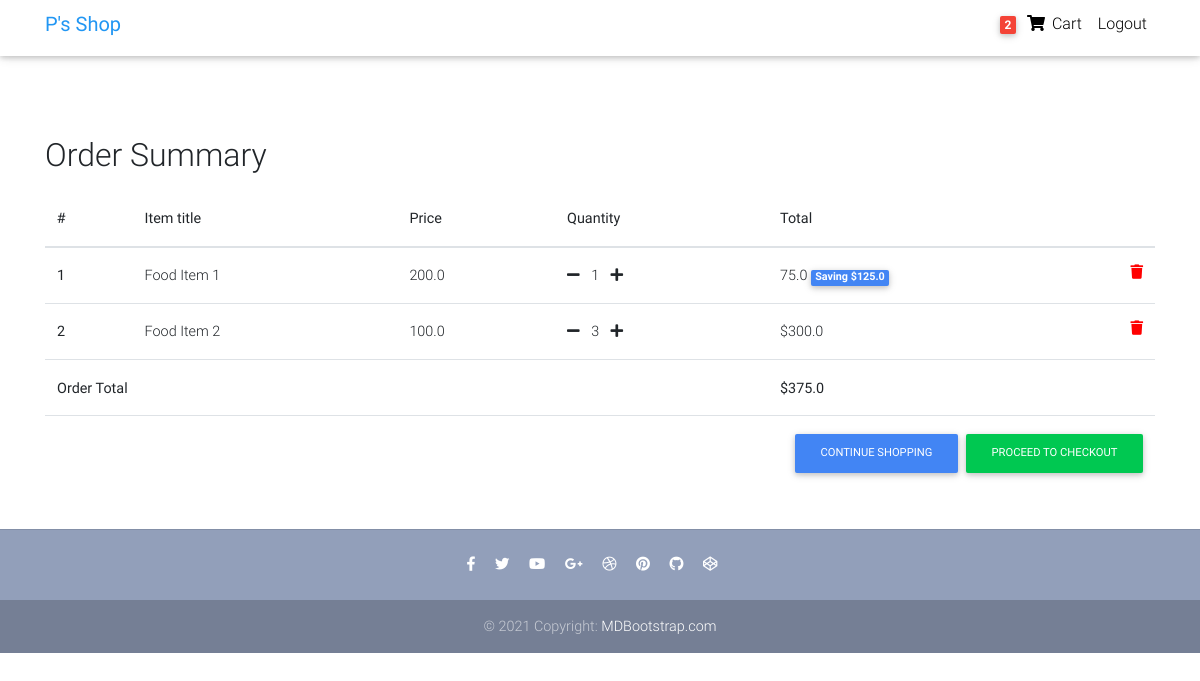
The app's page /order/order-summary/ (signed in) with its own data.
### Order/models.py (models this page shows, shortened)
class Order(models.Model):
    user = models.ForeignKey(settings.AUTH_USER_MODEL, on_delete=models.CASCADE)
    items = models.ManyToManyField(OrderItem)
    start_date = models.DateTimeField(auto_now_add=True)
    ordered_date = models.DateTimeField()
    ordered = models.BooleanField(default=False)
    def get_total(self):
        total = 0
        for order_item in self.items.all():
            total += order_item.get_final_price()
        return total

class OrderItem(models.Model):
    user = models.ForeignKey(settings.AUTH_USER_MODEL,
                                on_delete=models.CASCADE)
    ordered = models.BooleanField(default=False)
    item = models.ForeignKey(Item, on_delete=models.CASCADE)
    quantity = models.IntegerField(default=1)
    def get_total_item_price(self):
        return self.quantity * self.item.price
    def get_total_discount_price(self):
        return self.quantity * self.item.discount_price
    def get_amount_saved(self):
        return self.get_total_item_price() - self.get_total_discount_price()
    def get_final_price(self):
        if self.item.discount_price:
            return self.get_total_discount_price()
        else:
            return self.get_total_item_price()

class Item(models.Model):
    title = models.CharField(max_length=100)
    price = models.FloatField()
    discount_price = models.FloatField(blank=True, null=True)
    category = models.CharField(choices=CATEGORY_CHOICES, max_length=2)
    label =  models.CharField(choices=LABEL_CHOICES, max_length=1)
    slug = models.SlugField()
    description = models.TextField()

### Order/views.py (the view)
# urls.py: path('order-summary/', OrderSummaryView.as_view(), name="order_summary"),
class OrderSummaryView(LoginRequiredMixin, View):
    def get(self, *args, **kwargs):
        try:
            order = Order.objects.get(user=self.request.user, ordered=False)
            context = {
                "object": order,
            }
            return render(self.request, 'Order/order_summary.html', context)
        except ObjectDoesNotExist:
            messages.error(self.request, "You do not have an active order")
            return redirect("/")

### Order/templatetags/cart_template_tags.py (called while the page is built)
@register.filter
def cart_item_count(user):
    if user.is_authenticated:
        qs = Order.objects.filter(user=user, ordered=False)
        if qs.exists():
            return qs[0].items.count()
    return 0

### Order/templates/Order/order_summary.html (shortened to what this page needs)
{% load static %}
{% load cart_template_tags %}
<!DOCTYPE html>
<html lang="en">
<head>
  <link rel="stylesheet" href="https://use.fontawesome.com/releases/v5.11.2/css/all.css">
  <link href="{% static 'Order/css/bootstrap.min.css' %}" rel="stylesheet">
  <link href="{% static 'Order/css/mdb.min.css' %}" rel="stylesheet">
  <link href="{% static 'Order/css/style.min.css' %}" rel="stylesheet">
</head>
<body>
  <nav class="navbar fixed-top navbar-expand-lg navbar-light white scrolling-navbar pt-lg-1">
    <div class="container">
      <a class="navbar-brand waves-effect" href="https://mdbootstrap.com/docs/jquery/" target="_self">
        <strong class="blue-text">P's Shop</strong>
      </a>
      <div class="collapse navbar-collapse" id="navbarSupportedContent">
        <ul class="navbar-nav nav-flex-icons">
          {% if request.user.is_authenticated %}
          <li class="nav-item">
            <a class="nav-link waves-effect">
              <span class="badge red z-depth-1 mr-1"> {{request.user|cart_item_count }} </span>
              <i class="fas fa-shopping-cart"></i>
              <span class="clearfix d-none d-sm-inline-block"> Cart </span>
            </a>
          </li>
          <li class="nav-item">
            <a class="nav-link waves-effect" href="{% url 'logout' %}">
              <span class="clearfix d-none d-sm-inline-block">Logout</span>
            </a>
          </li>
          {% endif %}
        </ul>
      </div>
    </div>
  </nav>
  <div class="mt-5 pt-3">
  </div>
  <main>
    <div class="container mt-lg-5">
        <div class="table-responsive text-nowrap">
        <h2 class="mt-4">Order Summary</h2>
        <table class="table mt-lg-3">
            <thead>
                <tr>
                    <th scope="col">#</th>
                    <th scope="col">Item title</th>
                    <th scope="col">Price</th>
                    <th scope="col">Quantity</th>
                    <th scope="col">Total</th>
                </tr>
            </thead>
            <tbody>
            {% for order_item in object.items.all %}
                <tr>
                    <th scope="row">{{ forloop.counter }}</th>
                    <td>{{ order_item.item.title }}</td>
                    <td>{{ order_item.item.price }}</td>
                    <td>
                        <a href="{% url 'remove_single_item_from_cart' order_item.item.slug %}"><i class="fas fa-minus mr-2"></i></a>
                        {{ order_item.quantity }}
                        <a href="{% url 'add_to_cart' order_item.item.slug %}"><i class="fas fa-plus ml-2"></i></a>
                    </td>
                    <td>
                        {% if order_item.item.discount_price %}
                            {{ order_item.get_total_discount_price }}
                            <span class="badge badge-primary">Saving ${{ order_item.get_amount_saved }}</span>
                        {% else %}
                            ${{ order_item.get_total_item_price }}
                        {% endif %}
                        <a style="color: red;" href="{% url 'remove_from_cart' order_item.item.slug %}"><i class="fas fa-trash float-right"></i></a>
                    </td>
                </tr>
             {% endfor %}
             {% if object.get_total %}
             <tr>
                 <td colspan="4"><b>Order Total</b></td>
                <td><strong>${{ object.get_total}}</strong></td>
            </tr>
            <tr>
                <td colspan="5">
                    <a style="float: right;" class="btn btn-success ml-2 btn-md" href="#">Proceed to Checkout</a>
                    <a style="float: right;" class="btn btn-primary  btn-md" href="{% url 'item_list' %}">Continue Shopping</a>
                </td>
           </tr>
           {% endif %}
            </tbody>
        </table>
        </div>
    </div>
  </main>
  <footer class="page-footer text-center font-small mt-2 wow fadeIn">
    <hr class="my-4">
    <div class="pb-4">
      <a href="https://www.facebook.com/mdbootstrap" target="_blank">
        <i class="fab fa-facebook-f mr-3"></i>
      </a>
      <a href="https://twitter.com/MDBootstrap" target="_blank">
        <i class="fab fa-twitter mr-3"></i>
      </a>
      <a href="https://www.youtube.com/watch?v=7MUISDJ5ZZ4" target="_blank">
        <i class="fab fa-youtube mr-3"></i>
      </a>
      <a href="https://plus.google.com/u/0/b/107863090883699620484" target="_blank">
        <i class="fab fa-google-plus-g mr-3"></i>
      </a>
      <a href="https://dribbble.com/mdbootstrap" target="_blank">
        <i class="fab fa-dribbble mr-3"></i>
      </a>
      <a href="https://pinterest.com/mdbootstrap" target="_blank">
        <i class="fab fa-pinterest mr-3"></i>
      </a>
      <a href="https://github.com/mdbootstrap/bootstrap-material-design" target="_blank">
        <i class="fab fa-github mr-3"></i>
      </a>
      <a href="http://codepen.io/mdbootstrap/" target="_blank">
        <i class="fab fa-codepen mr-3"></i>
      </a>
    </div>
    <div class="footer-copyright py-3">
      © 2021 Copyright:
      <a href="https://mdbootstrap.com/education/bootstrap/" target="_blank"> MDBootstrap.com </a>
    </div>
  </footer>
</body>
</html>

### Order/templates/Order/order_summary.html (style rules this page uses)
html, body, header, .carousel { height: 60vh; }

### records on screen
OrderItem: item "Food Item 1", item.price "200.0", quantity "1", get_total_discount_price "75.0", get_amount_saved "125.0"
OrderItem: item "Food Item 2", item.price "100.0", quantity "3", get_total_item_price "300.0"
Order: get_total "375.0"

### other values on screen
{{ request.user|cart_item_count }} "2"
